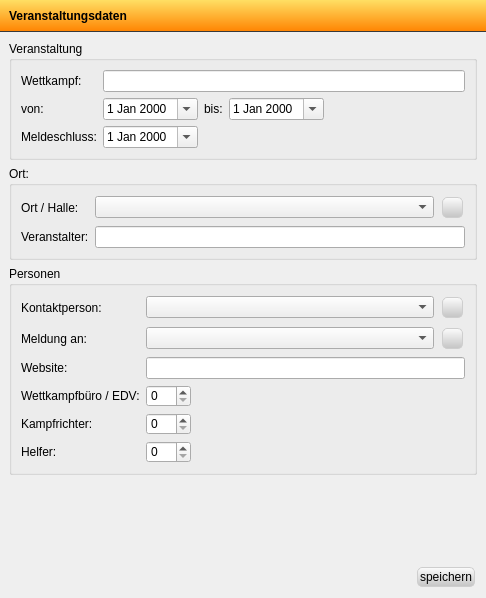
<?xml version="1.0" encoding="UTF-8"?>
<ui version="4.0">
 <class>EventDialog</class>
 <widget class="QDialog" name="EventDialog">
  <property name="geometry">
   <rect>
    <x>0</x>
    <y>0</y>
    <width>486</width>
    <height>598</height>
   </rect>
  </property>
  <property name="sizePolicy">
   <sizepolicy hsizetype="Preferred" vsizetype="Preferred">
    <horstretch>0</horstretch>
    <verstretch>0</verstretch>
   </sizepolicy>
  </property>
  <property name="windowTitle">
   <string>Turnfix - Veranstaltungsdaten</string>
  </property>
  <property name="windowIcon">
   <iconset resource="../resources/TurnFix.qrc">
    <normaloff>:/appicons/icon.png</normaloff>:/appicons/icon.png</iconset>
  </property>
  <property name="styleSheet">
   <string notr="true">QToolBar {
        border: 0;
        font-weight: bold;
        border-right:1px solid rgba(57, 57, 57, 255);
        spacing:0;
}
QToolBar:left {
        width:90px;
        background-color: qlineargradient(spread:pad, x1:0, y1:0, x2:1, y2:0, stop:0 rgba(57, 57, 57, 255), stop:1 rgba(130, 130, 130, 255));
}

QToolButton {
        width:110px;
        border:0;
        padding:1px;
        border-right:1px solid rgba(57, 57, 57, 255);
        border-top:1px solid qlineargradient(spread:pad, x1:0, y1:0, x2:1, y2:0, stop:0 rgba(57, 57, 57, 255), stop:1 rgba(130, 130, 130, 255));
        border-bottom:1px solid qlineargradient(spread:pad, x1:0, y1:0, x2:1, y2:0, stop:0 rgba(57, 57, 57, 255), stop:1 rgba(130, 130, 130, 255));
        color:white;
        font-weight:bold;
        font-size:10px;
}

QToolButton:checked, QToolButton:selected {
    color:#000000;
    background-color: qlineargradient(spread:pad, x1:0, y1:0, x2:1, y2:0, stop:0 rgba(196, 196, 196, 255), stop:1 rgba(252, 252, 252, 255));
        border-top:1px solid rgba(57, 57, 57, 255);
        border-bottom:1px solid rgba(57, 57, 57, 255);
}

QToolButton:disabled {
	color:#cccccc;
}

QWidget#sidebar {
        background-color: qlineargradient(spread:pad, x1:0, y1:0, x2:1, y2:0, stop:0 rgba(57, 57, 57, 255), stop:1 rgba(130, 130, 130, 255));
        border-right:1px solid rgba(57, 57, 57, 255);
}

QWidget#headerWidget {
        background-color: qlineargradient(spread:pad, x1:0, y1:1, x2:0, y2:0, stop:0 rgba(255, 131, 0, 255), stop:1 rgba(255, 223, 100, 255));
                border-bottom:1px solid rgba(57, 57, 57, 255);
}

QWidget#toolBar {
        background-color: qlineargradient(spread:pad, x1:0, y1:1, x2:0, y2:0, stop:0 rgba(57, 57, 57, 255), stop:1 rgba(180, 180, 180, 255));
}

QPushButton {
        background-color: qlineargradient(spread:pad, x1:0, y1:1, x2:0, y2:0, stop:0 rgba(196, 196, 196, 255), stop:1 rgba(252, 252, 252, 255));
        border:1px solid rgb(206, 206, 206);
        border-radius:5px;
        padding:2px;
		margin:2px;
}

QPushButton:pressed, QPushButton:hover {
        border: 1px solid rgb(255, 170, 0);
        background-color: qlineargradient(spread:pad, x1:0, y1:1, x2:0, y2:0, stop:0 rgba(255, 131, 0, 255), stop:1 rgba(255, 223, 100, 255));
}</string>
  </property>
  <layout class="QGridLayout" name="gridLayout">
   <property name="leftMargin">
    <number>0</number>
   </property>
   <property name="topMargin">
    <number>0</number>
   </property>
   <property name="rightMargin">
    <number>0</number>
   </property>
   <property name="bottomMargin">
    <number>0</number>
   </property>
   <property name="spacing">
    <number>0</number>
   </property>
   <item row="0" column="0" colspan="2">
    <widget class="QWidget" name="headerWidget" native="true">
     <layout class="QHBoxLayout" name="horizontalLayout">
      <item>
       <widget class="QLabel" name="label_15">
        <property name="font">
         <font>
          <weight>75</weight>
          <bold>true</bold>
         </font>
        </property>
        <property name="text">
         <string>Veranstaltungsdaten</string>
        </property>
       </widget>
      </item>
     </layout>
    </widget>
   </item>
   <item row="1" column="0" rowspan="2">
    <widget class="QWidget" name="sidebar" native="true">
     <layout class="QHBoxLayout" name="horizontalLayout_2">
      <property name="leftMargin">
       <number>0</number>
      </property>
      <property name="topMargin">
       <number>0</number>
      </property>
      <property name="rightMargin">
       <number>0</number>
      </property>
      <property name="bottomMargin">
       <number>0</number>
      </property>
     </layout>
    </widget>
   </item>
   <item row="1" column="1">
    <widget class="QStackedWidget" name="stackedWidget">
     <property name="currentIndex">
      <number>0</number>
     </property>
     <widget class="QWidget" name="page_7">
      <layout class="QGridLayout" name="gridLayout_6">
       <item row="0" column="0">
        <widget class="QGroupBox" name="groupBox">
         <property name="sizePolicy">
          <sizepolicy hsizetype="Preferred" vsizetype="Fixed">
           <horstretch>0</horstretch>
           <verstretch>0</verstretch>
          </sizepolicy>
         </property>
         <property name="title">
          <string>Veranstaltung</string>
         </property>
         <layout class="QGridLayout" name="gridLayout_3">
          <item row="0" column="0">
           <widget class="QLabel" name="label">
            <property name="text">
             <string>Wettkampf:</string>
            </property>
           </widget>
          </item>
          <item row="1" column="0">
           <widget class="QLabel" name="label_2">
            <property name="text">
             <string>von:</string>
            </property>
           </widget>
          </item>
          <item row="2" column="0">
           <widget class="QLabel" name="label_4">
            <property name="text">
             <string>Meldeschluss:</string>
            </property>
           </widget>
          </item>
          <item row="0" column="1" colspan="4">
           <widget class="QLineEdit" name="txt_event"/>
          </item>
          <item row="1" column="1">
           <widget class="QDateEdit" name="dae_from">
            <property name="calendarPopup">
             <bool>true</bool>
            </property>
           </widget>
          </item>
          <item row="2" column="1">
           <widget class="QDateEdit" name="dae_ms">
            <property name="calendarPopup">
             <bool>true</bool>
            </property>
           </widget>
          </item>
          <item row="1" column="2">
           <widget class="QLabel" name="label_3">
            <property name="text">
             <string>bis:</string>
            </property>
           </widget>
          </item>
          <item row="1" column="3">
           <widget class="QDateEdit" name="dae_to">
            <property name="calendarPopup">
             <bool>true</bool>
            </property>
           </widget>
          </item>
          <item row="1" column="4">
           <spacer name="horizontalSpacer">
            <property name="orientation">
             <enum>Qt::Horizontal</enum>
            </property>
            <property name="sizeHint" stdset="0">
             <size>
              <width>40</width>
              <height>20</height>
             </size>
            </property>
           </spacer>
          </item>
         </layout>
        </widget>
       </item>
       <item row="1" column="0">
        <widget class="QGroupBox" name="groupBox_2">
         <property name="sizePolicy">
          <sizepolicy hsizetype="Preferred" vsizetype="Fixed">
           <horstretch>0</horstretch>
           <verstretch>0</verstretch>
          </sizepolicy>
         </property>
         <property name="title">
          <string>Ort:</string>
         </property>
         <layout class="QGridLayout" name="gridLayout_4">
          <item row="0" column="0">
           <widget class="QLabel" name="label_6">
            <property name="text">
             <string>Ort / Halle:</string>
            </property>
           </widget>
          </item>
          <item row="1" column="0">
           <widget class="QLabel" name="label_9">
            <property name="text">
             <string>Veranstalter:</string>
            </property>
           </widget>
          </item>
          <item row="1" column="1" colspan="2">
           <widget class="QLineEdit" name="txt_orga"/>
          </item>
          <item row="0" column="2">
           <widget class="QPushButton" name="but_addort">
            <property name="sizePolicy">
             <sizepolicy hsizetype="Fixed" vsizetype="Fixed">
              <horstretch>0</horstretch>
              <verstretch>0</verstretch>
             </sizepolicy>
            </property>
            <property name="minimumSize">
             <size>
              <width>25</width>
              <height>25</height>
             </size>
            </property>
            <property name="maximumSize">
             <size>
              <width>25</width>
              <height>25</height>
             </size>
            </property>
            <property name="text">
             <string/>
            </property>
            <property name="icon">
             <iconset resource="../resources/TurnFix.qrc">
              <normaloff>:/appicons/plus.png</normaloff>:/appicons/plus.png</iconset>
            </property>
            <property name="iconSize">
             <size>
              <width>15</width>
              <height>15</height>
             </size>
            </property>
           </widget>
          </item>
          <item row="0" column="1">
           <widget class="QComboBox" name="cmb_locations">
            <property name="sizePolicy">
             <sizepolicy hsizetype="Expanding" vsizetype="Fixed">
              <horstretch>0</horstretch>
              <verstretch>0</verstretch>
             </sizepolicy>
            </property>
           </widget>
          </item>
         </layout>
        </widget>
       </item>
       <item row="2" column="0">
        <widget class="QGroupBox" name="groupBox_3">
         <property name="sizePolicy">
          <sizepolicy hsizetype="Preferred" vsizetype="Fixed">
           <horstretch>0</horstretch>
           <verstretch>0</verstretch>
          </sizepolicy>
         </property>
         <property name="title">
          <string>Personen</string>
         </property>
         <layout class="QGridLayout" name="gridLayout_5">
          <item row="3" column="0">
           <widget class="QLabel" name="label_11">
            <property name="text">
             <string>Wettkampfbüro / EDV:</string>
            </property>
           </widget>
          </item>
          <item row="4" column="0">
           <widget class="QLabel" name="label_12">
            <property name="sizePolicy">
             <sizepolicy hsizetype="Fixed" vsizetype="Preferred">
              <horstretch>0</horstretch>
              <verstretch>0</verstretch>
             </sizepolicy>
            </property>
            <property name="text">
             <string>Kampfrichter:</string>
            </property>
           </widget>
          </item>
          <item row="5" column="0">
           <widget class="QLabel" name="label_13">
            <property name="text">
             <string>Helfer:</string>
            </property>
           </widget>
          </item>
          <item row="3" column="1">
           <widget class="QSpinBox" name="sbx_edv">
            <property name="sizePolicy">
             <sizepolicy hsizetype="Fixed" vsizetype="Fixed">
              <horstretch>0</horstretch>
              <verstretch>0</verstretch>
             </sizepolicy>
            </property>
            <property name="minimumSize">
             <size>
              <width>45</width>
              <height>0</height>
             </size>
            </property>
            <property name="maximumSize">
             <size>
              <width>45</width>
              <height>16777215</height>
             </size>
            </property>
           </widget>
          </item>
          <item row="4" column="1">
           <widget class="QSpinBox" name="sbx_ref">
            <property name="sizePolicy">
             <sizepolicy hsizetype="Fixed" vsizetype="Fixed">
              <horstretch>0</horstretch>
              <verstretch>0</verstretch>
             </sizepolicy>
            </property>
            <property name="minimumSize">
             <size>
              <width>45</width>
              <height>0</height>
             </size>
            </property>
            <property name="maximumSize">
             <size>
              <width>45</width>
              <height>16777215</height>
             </size>
            </property>
           </widget>
          </item>
          <item row="5" column="1">
           <widget class="QSpinBox" name="sbx_volu">
            <property name="sizePolicy">
             <sizepolicy hsizetype="Fixed" vsizetype="Fixed">
              <horstretch>0</horstretch>
              <verstretch>0</verstretch>
             </sizepolicy>
            </property>
            <property name="minimumSize">
             <size>
              <width>45</width>
              <height>0</height>
             </size>
            </property>
            <property name="maximumSize">
             <size>
              <width>45</width>
              <height>16777215</height>
             </size>
            </property>
           </widget>
          </item>
          <item row="3" column="2" colspan="2">
           <spacer name="horizontalSpacer_2">
            <property name="orientation">
             <enum>Qt::Horizontal</enum>
            </property>
            <property name="sizeHint" stdset="0">
             <size>
              <width>40</width>
              <height>20</height>
             </size>
            </property>
           </spacer>
          </item>
          <item row="0" column="0">
           <widget class="QLabel" name="label_5">
            <property name="sizePolicy">
             <sizepolicy hsizetype="Fixed" vsizetype="Preferred">
              <horstretch>0</horstretch>
              <verstretch>0</verstretch>
             </sizepolicy>
            </property>
            <property name="text">
             <string>Kontaktperson:</string>
            </property>
           </widget>
          </item>
          <item row="1" column="0">
           <widget class="QLabel" name="label_7">
            <property name="text">
             <string>Meldung an:</string>
            </property>
           </widget>
          </item>
          <item row="0" column="1" colspan="2">
           <widget class="QComboBox" name="cmb_persons1"/>
          </item>
          <item row="1" column="1" colspan="2">
           <widget class="QComboBox" name="cmb_persons2"/>
          </item>
          <item row="0" column="3">
           <widget class="QPushButton" name="but_addp">
            <property name="sizePolicy">
             <sizepolicy hsizetype="Fixed" vsizetype="Fixed">
              <horstretch>0</horstretch>
              <verstretch>0</verstretch>
             </sizepolicy>
            </property>
            <property name="minimumSize">
             <size>
              <width>25</width>
              <height>25</height>
             </size>
            </property>
            <property name="maximumSize">
             <size>
              <width>25</width>
              <height>25</height>
             </size>
            </property>
            <property name="text">
             <string/>
            </property>
            <property name="icon">
             <iconset resource="../resources/TurnFix.qrc">
              <normaloff>:/appicons/plus.png</normaloff>:/appicons/plus.png</iconset>
            </property>
            <property name="iconSize">
             <size>
              <width>15</width>
              <height>15</height>
             </size>
            </property>
           </widget>
          </item>
          <item row="1" column="3">
           <widget class="QPushButton" name="but_addp2">
            <property name="sizePolicy">
             <sizepolicy hsizetype="Fixed" vsizetype="Fixed">
              <horstretch>0</horstretch>
              <verstretch>0</verstretch>
             </sizepolicy>
            </property>
            <property name="minimumSize">
             <size>
              <width>25</width>
              <height>25</height>
             </size>
            </property>
            <property name="maximumSize">
             <size>
              <width>25</width>
              <height>25</height>
             </size>
            </property>
            <property name="text">
             <string/>
            </property>
            <property name="icon">
             <iconset resource="../resources/TurnFix.qrc">
              <normaloff>:/appicons/plus.png</normaloff>:/appicons/plus.png</iconset>
            </property>
            <property name="iconSize">
             <size>
              <width>15</width>
              <height>15</height>
             </size>
            </property>
           </widget>
          </item>
          <item row="2" column="0">
           <widget class="QLabel" name="label_8">
            <property name="sizePolicy">
             <sizepolicy hsizetype="Fixed" vsizetype="Preferred">
              <horstretch>0</horstretch>
              <verstretch>0</verstretch>
             </sizepolicy>
            </property>
            <property name="text">
             <string>Website:</string>
            </property>
           </widget>
          </item>
          <item row="2" column="1" colspan="3">
           <widget class="QLineEdit" name="txt_web"/>
          </item>
         </layout>
        </widget>
       </item>
       <item row="3" column="0">
        <spacer name="verticalSpacer_3">
         <property name="orientation">
          <enum>Qt::Vertical</enum>
         </property>
         <property name="sizeHint" stdset="0">
          <size>
           <width>20</width>
           <height>30</height>
          </size>
         </property>
        </spacer>
       </item>
      </layout>
     </widget>
     <widget class="QWidget" name="page_8">
      <layout class="QGridLayout" name="gridLayout_7">
       <item row="0" column="0">
        <widget class="QToolBox" name="txt_refs">
         <property name="sizePolicy">
          <sizepolicy hsizetype="Preferred" vsizetype="Expanding">
           <horstretch>0</horstretch>
           <verstretch>0</verstretch>
          </sizepolicy>
         </property>
         <property name="currentIndex">
          <number>0</number>
         </property>
         <widget class="QWidget" name="page">
          <property name="geometry">
           <rect>
            <x>0</x>
            <y>0</y>
            <width>313</width>
            <height>285</height>
           </rect>
          </property>
          <attribute name="label">
           <string>Meldung / Meldegeld</string>
          </attribute>
          <layout class="QGridLayout" name="gridLayout_14">
           <property name="leftMargin">
            <number>0</number>
           </property>
           <property name="topMargin">
            <number>5</number>
           </property>
           <property name="rightMargin">
            <number>0</number>
           </property>
           <property name="bottomMargin">
            <number>5</number>
           </property>
           <item row="0" column="0">
            <widget class="QLabel" name="label_27">
             <property name="text">
              <string>Meldegeld</string>
             </property>
            </widget>
           </item>
           <item row="2" column="0" colspan="3">
            <widget class="QCheckBox" name="chk_nostart">
             <property name="text">
              <string>Meldegeld auch bei Nichtantritt fällig</string>
             </property>
            </widget>
           </item>
           <item row="3" column="0" colspan="3">
            <widget class="QCheckBox" name="chk_rereg">
             <property name="text">
              <string>Ummeldungen sind nach Meldeschluss möglich</string>
             </property>
            </widget>
           </item>
           <item row="4" column="0" colspan="3">
            <widget class="QCheckBox" name="chk_postreg">
             <property name="text">
              <string>Nachmeldungen sind möglich</string>
             </property>
            </widget>
           </item>
           <item row="5" column="0">
            <widget class="QLabel" name="label_28">
             <property name="text">
              <string>zusätzliche Nachmeldegebühr</string>
             </property>
            </widget>
           </item>
           <item row="6" column="0">
            <widget class="QLabel" name="label_29">
             <property name="text">
              <string>Zusatztext &quot;Meldung an&quot;</string>
             </property>
             <property name="alignment">
              <set>Qt::AlignLeading|Qt::AlignLeft|Qt::AlignTop</set>
             </property>
            </widget>
           </item>
           <item row="0" column="1">
            <widget class="QDoubleSpinBox" name="dsb_money">
             <property name="sizePolicy">
              <sizepolicy hsizetype="Fixed" vsizetype="Fixed">
               <horstretch>0</horstretch>
               <verstretch>0</verstretch>
              </sizepolicy>
             </property>
             <property name="minimumSize">
              <size>
               <width>60</width>
               <height>0</height>
              </size>
             </property>
             <property name="maximumSize">
              <size>
               <width>60</width>
               <height>16777215</height>
              </size>
             </property>
            </widget>
           </item>
           <item row="5" column="1">
            <widget class="QDoubleSpinBox" name="dsb_postmoney">
             <property name="sizePolicy">
              <sizepolicy hsizetype="Fixed" vsizetype="Fixed">
               <horstretch>0</horstretch>
               <verstretch>0</verstretch>
              </sizepolicy>
             </property>
             <property name="minimumSize">
              <size>
               <width>60</width>
               <height>0</height>
              </size>
             </property>
             <property name="maximumSize">
              <size>
               <width>60</width>
               <height>16777215</height>
              </size>
             </property>
            </widget>
           </item>
           <item row="6" column="1" colspan="2">
            <widget class="QTextEdit" name="txt_regtext"/>
           </item>
           <item row="8" column="0">
            <widget class="QLabel" name="label_10">
             <property name="text">
              <string>Meldegeldkonto:</string>
             </property>
            </widget>
           </item>
           <item row="8" column="1">
            <widget class="QComboBox" name="cmb_account">
             <property name="sizePolicy">
              <sizepolicy hsizetype="Expanding" vsizetype="Fixed">
               <horstretch>0</horstretch>
               <verstretch>0</verstretch>
              </sizepolicy>
             </property>
            </widget>
           </item>
           <item row="8" column="2">
            <widget class="QPushButton" name="but_addacc">
             <property name="sizePolicy">
              <sizepolicy hsizetype="Fixed" vsizetype="Fixed">
               <horstretch>0</horstretch>
               <verstretch>0</verstretch>
              </sizepolicy>
             </property>
             <property name="minimumSize">
              <size>
               <width>25</width>
               <height>25</height>
              </size>
             </property>
             <property name="maximumSize">
              <size>
               <width>25</width>
               <height>25</height>
              </size>
             </property>
             <property name="text">
              <string/>
             </property>
             <property name="icon">
              <iconset resource="../resources/TurnFix.qrc">
               <normaloff>:/appicons/plus.png</normaloff>:/appicons/plus.png</iconset>
             </property>
             <property name="iconSize">
              <size>
               <width>15</width>
               <height>15</height>
              </size>
             </property>
            </widget>
           </item>
           <item row="9" column="0">
            <widget class="QLabel" name="label_14">
             <property name="text">
              <string>Verwendungszweck:</string>
             </property>
            </widget>
           </item>
           <item row="9" column="1" colspan="2">
            <widget class="QLineEdit" name="txt_zweck"/>
           </item>
          </layout>
         </widget>
         <widget class="QWidget" name="page_6">
          <property name="geometry">
           <rect>
            <x>0</x>
            <y>0</y>
            <width>86</width>
            <height>84</height>
           </rect>
          </property>
          <attribute name="label">
           <string>Startberechtigungsnachweis</string>
          </attribute>
          <layout class="QGridLayout" name="gridLayout_15">
           <property name="leftMargin">
            <number>5</number>
           </property>
           <property name="rightMargin">
            <number>0</number>
           </property>
           <property name="bottomMargin">
            <number>5</number>
           </property>
           <item row="0" column="0">
            <widget class="QTextEdit" name="txt_startproof"/>
           </item>
          </layout>
         </widget>
         <widget class="QWidget" name="page_2">
          <property name="geometry">
           <rect>
            <x>0</x>
            <y>0</y>
            <width>86</width>
            <height>80</height>
           </rect>
          </property>
          <attribute name="label">
           <string>Teilnahmebedingungen</string>
          </attribute>
          <layout class="QGridLayout" name="gridLayout_10">
           <property name="leftMargin">
            <number>0</number>
           </property>
           <property name="topMargin">
            <number>5</number>
           </property>
           <property name="rightMargin">
            <number>0</number>
           </property>
           <property name="bottomMargin">
            <number>5</number>
           </property>
           <item row="0" column="0">
            <widget class="QTextEdit" name="txt_requirements"/>
           </item>
          </layout>
         </widget>
         <widget class="QWidget" name="page_3">
          <property name="geometry">
           <rect>
            <x>0</x>
            <y>0</y>
            <width>86</width>
            <height>80</height>
           </rect>
          </property>
          <attribute name="label">
           <string>Siegerauszeichnung</string>
          </attribute>
          <layout class="QGridLayout" name="gridLayout_11">
           <property name="leftMargin">
            <number>0</number>
           </property>
           <property name="topMargin">
            <number>5</number>
           </property>
           <property name="rightMargin">
            <number>0</number>
           </property>
           <property name="bottomMargin">
            <number>5</number>
           </property>
           <item row="0" column="0">
            <widget class="QTextEdit" name="txt_certificate"/>
           </item>
          </layout>
         </widget>
         <widget class="QWidget" name="page_4">
          <property name="geometry">
           <rect>
            <x>0</x>
            <y>0</y>
            <width>86</width>
            <height>80</height>
           </rect>
          </property>
          <attribute name="label">
           <string>Kampfrichter/innen</string>
          </attribute>
          <layout class="QGridLayout" name="gridLayout_12">
           <property name="leftMargin">
            <number>0</number>
           </property>
           <property name="topMargin">
            <number>5</number>
           </property>
           <property name="rightMargin">
            <number>0</number>
           </property>
           <property name="bottomMargin">
            <number>5</number>
           </property>
           <item row="0" column="0">
            <widget class="QTextEdit" name="txt_ref"/>
           </item>
          </layout>
         </widget>
         <widget class="QWidget" name="page_5">
          <property name="geometry">
           <rect>
            <x>0</x>
            <y>0</y>
            <width>86</width>
            <height>80</height>
           </rect>
          </property>
          <attribute name="label">
           <string>sonstige Hinweise</string>
          </attribute>
          <layout class="QGridLayout" name="gridLayout_13">
           <property name="leftMargin">
            <number>0</number>
           </property>
           <property name="topMargin">
            <number>5</number>
           </property>
           <property name="rightMargin">
            <number>0</number>
           </property>
           <property name="bottomMargin">
            <number>5</number>
           </property>
           <item row="0" column="0">
            <widget class="QTextEdit" name="txt_misc"/>
           </item>
          </layout>
         </widget>
        </widget>
       </item>
      </layout>
     </widget>
     <widget class="QWidget" name="page_9">
      <layout class="QGridLayout" name="gridLayout_8">
       <item row="0" column="0">
        <widget class="QGroupBox" name="gbx_round">
         <property name="title">
          <string>Rundenwettkampf</string>
         </property>
         <property name="checkable">
          <bool>true</bool>
         </property>
         <property name="checked">
          <bool>false</bool>
         </property>
         <layout class="QGridLayout" name="gridLayout_18">
          <item row="0" column="0">
           <widget class="QLabel" name="label_35">
            <property name="text">
             <string>Runde:</string>
            </property>
           </widget>
          </item>
          <item row="1" column="0">
           <widget class="QLabel" name="label_36">
            <property name="text">
             <string>Hauptwettkampf:</string>
            </property>
           </widget>
          </item>
          <item row="0" column="1">
           <widget class="QSpinBox" name="sbx_round">
            <property name="sizePolicy">
             <sizepolicy hsizetype="Fixed" vsizetype="Fixed">
              <horstretch>0</horstretch>
              <verstretch>0</verstretch>
             </sizepolicy>
            </property>
            <property name="minimumSize">
             <size>
              <width>50</width>
              <height>0</height>
             </size>
            </property>
            <property name="maximumSize">
             <size>
              <width>50</width>
              <height>16777215</height>
             </size>
            </property>
            <property name="minimum">
             <number>1</number>
            </property>
           </widget>
          </item>
          <item row="1" column="1">
           <widget class="QComboBox" name="cmb_mainround">
            <property name="sizePolicy">
             <sizepolicy hsizetype="Expanding" vsizetype="Fixed">
              <horstretch>0</horstretch>
              <verstretch>0</verstretch>
             </sizepolicy>
            </property>
           </widget>
          </item>
         </layout>
        </widget>
       </item>
       <item row="1" column="0">
        <widget class="QLabel" name="label_37">
         <property name="text">
          <string>Hauptwettkampf muss Runde 1 sein!</string>
         </property>
        </widget>
       </item>
       <item row="3" column="0">
        <spacer name="verticalSpacer">
         <property name="orientation">
          <enum>Qt::Vertical</enum>
         </property>
         <property name="sizeHint" stdset="0">
          <size>
           <width>20</width>
           <height>359</height>
          </size>
         </property>
        </spacer>
       </item>
       <item row="2" column="0">
        <widget class="QLabel" name="label_16">
         <property name="text">
          <string>Rundenwettkämpfe sind nur für Mannschaftswettkämpfe möglich.</string>
         </property>
        </widget>
       </item>
      </layout>
     </widget>
    </widget>
   </item>
   <item row="2" column="1">
    <widget class="QWidget" name="widget_3" native="true">
     <layout class="QHBoxLayout" name="horizontalLayout_3">
      <property name="topMargin">
       <number>0</number>
      </property>
      <item>
       <spacer name="horizontalSpacer_3">
        <property name="orientation">
         <enum>Qt::Horizontal</enum>
        </property>
        <property name="sizeHint" stdset="0">
         <size>
          <width>40</width>
          <height>20</height>
         </size>
        </property>
       </spacer>
      </item>
      <item>
       <widget class="QPushButton" name="but_save">
        <property name="sizePolicy">
         <sizepolicy hsizetype="Fixed" vsizetype="Fixed">
          <horstretch>0</horstretch>
          <verstretch>0</verstretch>
         </sizepolicy>
        </property>
        <property name="layoutDirection">
         <enum>Qt::RightToLeft</enum>
        </property>
        <property name="text">
         <string>speichern</string>
        </property>
       </widget>
      </item>
     </layout>
    </widget>
   </item>
  </layout>
  <action name="act_event">
   <property name="checkable">
    <bool>true</bool>
   </property>
   <property name="icon">
    <iconset resource="../resources/TurnFix.qrc">
     <normaloff>:/appicons/misc.png</normaloff>:/appicons/misc.png</iconset>
   </property>
   <property name="text">
    <string>Allgemein</string>
   </property>
  </action>
  <action name="act_aus">
   <property name="checkable">
    <bool>true</bool>
   </property>
   <property name="icon">
    <iconset resource="../resources/TurnFix.qrc">
     <normaloff>:/appicons/layout.png</normaloff>:/appicons/layout.png</iconset>
   </property>
   <property name="text">
    <string>Ausschreibung</string>
   </property>
  </action>
  <action name="act_round">
   <property name="checkable">
    <bool>true</bool>
   </property>
   <property name="icon">
    <iconset resource="../resources/TurnFix.qrc">
     <normaloff>:/appicons/round.png</normaloff>:/appicons/round.png</iconset>
   </property>
   <property name="text">
    <string>Rundenwettkampf</string>
   </property>
  </action>
 </widget>
 <resources>
  <include location="../resources/TurnFix.qrc"/>
 </resources>
 <connections/>
</ui>
